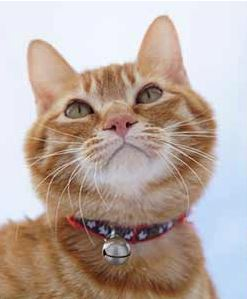
#> input picture Python/thirdLib/cat.jpg, 247 x 299 px
$ python use_pil_resize.py
#> lines starting #> are read from the running program, lines starting #| are printed output that depends on the picture
from PIL import Image

# 打开一个jpg图像文件，注意是当前路径:
im = Image.open('cat.jpg')
#> im is the input picture: PIL image 247x299 RGB; mean R, G, B 185.3, 169, 161.3
# 获得图像尺寸:
w, h = im.size
#> w = 247; h = 299
print('Original image size: %sx%s' % (w, h))
#| Original image size: 247x299
# 缩放到50%:
im.thumbnail((w//2, h//2))
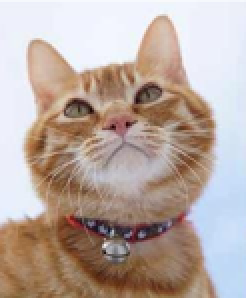
#> im: PIL image 123x149 RGB (shown 2 times larger); mean R, G, B 185.3, 169, 161.3
print('Resize image to: %sx%s' % (w//2, h//2))
#| Resize image to: 123x149
# 把缩放后的图像用jpeg格式保存:
im.save('thumbnail.jpg', 'jpeg')
